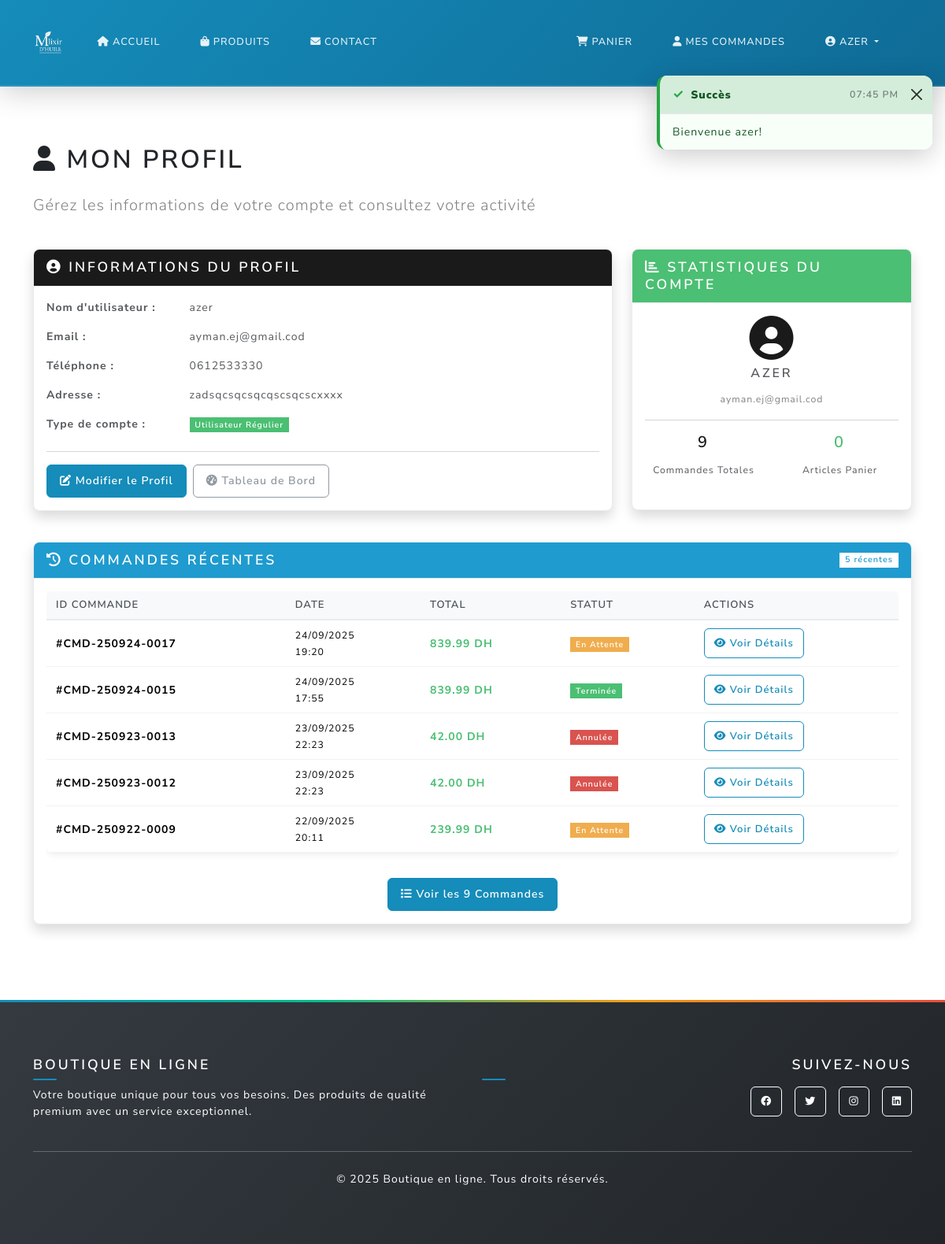
Before: /profile (signed in) with the older database file.
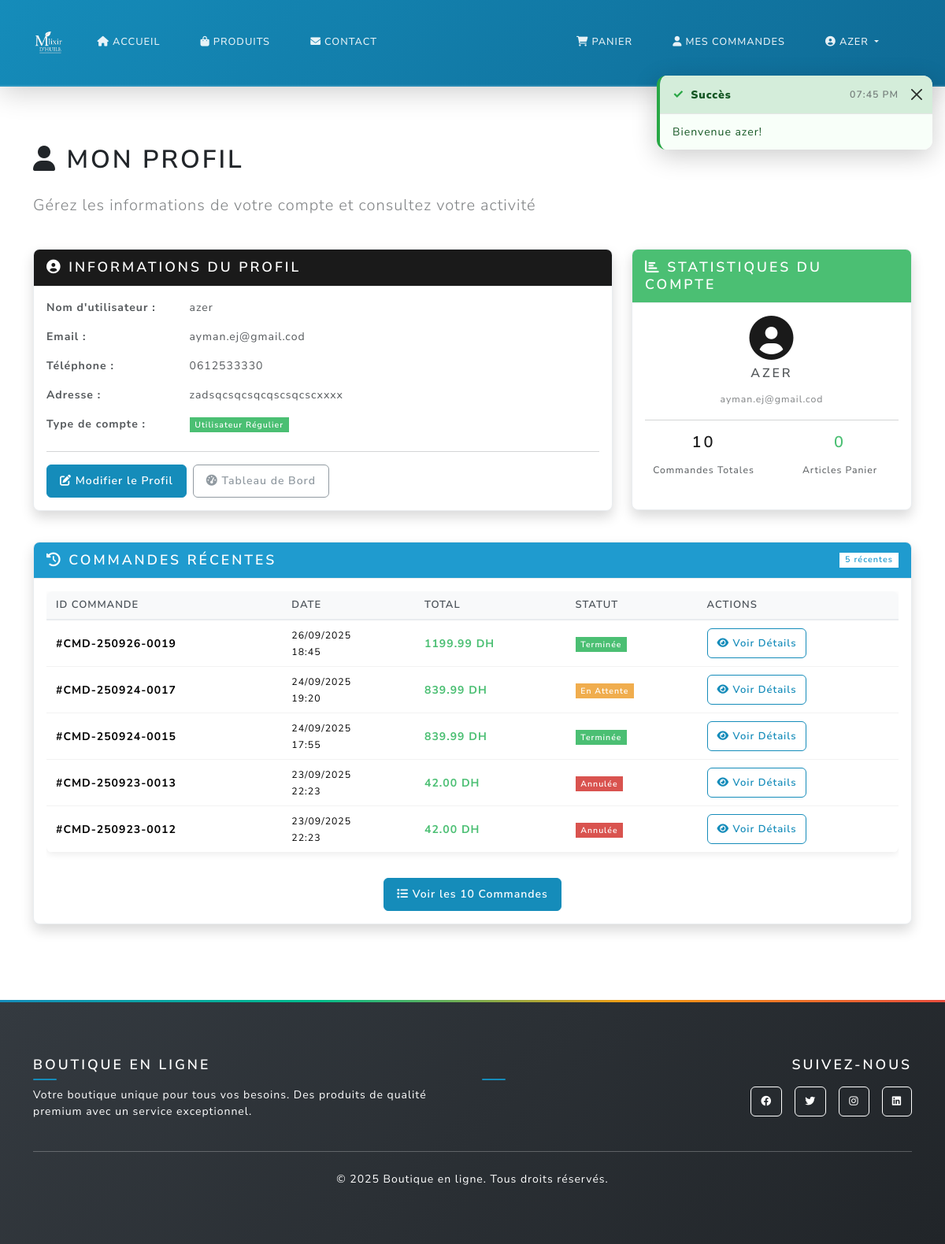
After: the same page with the newer database file.
### main.py (models this page shows, shortened)
class Order(db.Model):
    id = db.Column(db.Integer, primary_key=True)
    user_id = db.Column(db.Integer, db.ForeignKey('user.id'), nullable=False)
    total = db.Column(db.Float, nullable=False)
    status = db.Column(db.String(20), default='pending')
    created_at = db.Column(db.DateTime, default=db.func.current_timestamp())
    @property
    def title(self):
        if self.created_at:
            date_str = self.created_at.strftime('%y%m%d')
            return f"CMD-{date_str}-{str(self.id).zfill(4)}"
        return f"CMD-{str(self.id).zfill(4)}"

### main.py (the view)
@app.route('/profile')
@login_required
def profile():
    orders_count = Order.query.filter_by(user_id=current_user.id).count()
    recent_orders = Order.query.filter_by(user_id=current_user.id)\
        .order_by(Order.created_at.desc()).limit(5).all()
    return render_template('profile.html',
                         user=current_user,
                         orders_count=orders_count,
                         recent_orders=recent_orders)

### main.py (called while the page is built, shortened)
@login_manager.user_loader
def load_user(user_id):
    return User.query.get(int(user_id))

@app.context_processor
def inject_toast_messages():
    toast_message = session.pop('toast_message', None)
    toast_type = session.pop('toast_type', None)
    return {
        'toast_message': toast_message,
        'toast_type': toast_type or 'info'
    }

@app.context_processor
def inject_cart_count():
    if current_user.is_authenticated:
        try:
            from sqlalchemy import inspect
            inspector = inspect(db.engine)
            if 'cart' in inspector.get_table_names():
                cart_count = Cart.query.filter_by(user_id=current_user.id).count()
                cart_total_quantity = db.session.query(db.func.sum(Cart.quantity))\
                    .filter_by(user_id=current_user.id).scalar() or 0
                return {
                    'cart_count': cart_count,
                    'cart_total_quantity': int(cart_total_quantity)
                }
        except Exception:
            pass
    return {'cart_count': 0, 'cart_total_quantity': 0}

def get_shipping_settings():
    settings = ShippingSettings.query.first()
    return settings

### templates/profile.html (shortened to what the changed rows need)
{% extends "base.html" %}
{% block content %}
<div class="container py-4">
  <div class="row">
    <div class="col-12">
      <h1 class="mb-4"><i class="fas fa-user"></i> Mon Profil</h1>
    </div>
  </div>
  <div class="row mb-4">
    <div class="col-md-4">
      <div class="card shadow">
        <div class="card-body">
          <div class="row text-center">
            <div class="col-6">
              <h4 class="text-primary">{{ orders_count|default(0) }}</h4>
              <small>Commandes Totales</small>
            </div>
          </div>
        </div>
      </div>
    </div>
  </div>
  <div class="row">
    <div class="col-12">
      <div class="card shadow">
        <div class="card-body">
          {% if recent_orders %}
          <div class="table-responsive">
            <table class="table table-hover">
              <thead>
                <tr>
                  <th>ID Commande</th>
                  <th>Date</th>
                  <th>Total</th>
                  <th>Statut</th>
                  <th>Actions</th>
                </tr>
              </thead>
              <tbody>
                {% for order in recent_orders %}
                <tr>
                  <td><strong>#{{ order.title }}</strong></td>
                  <td>
                    <small>
                      {{ order.created_at.strftime('%d/%m/%Y') if order.created_at else 'N/A' }}<br>
                      {{ order.created_at.strftime('%H:%M') if order.created_at else '' }}
                    </small>
                  </td>
                  <td><strong class="text-success">{{ "%.2f"|format(order.total) }} DH</strong></td>
                  <td>
                    {% if order.status == 'pending' %}
                      <span class="badge bg-warning">En Attente</span>
                    {% elif order.status == 'processing' %}
                      <span class="badge bg-info">En Cours</span>
                    {% elif order.status == 'shipped' %}
                      <span class="badge bg-primary">Expédiée</span>
                    {% elif order.status == 'delivered' %}
                      <span class="badge bg-success">Livrée</span>
                    {% elif order.status == 'completed' %}
                      <span class="badge bg-success">Terminée</span>
                    {% elif order.status == 'cancelled' %}
                      <span class="badge bg-danger">Annulée</span>
                    {% else %}
                      <span class="badge bg-secondary">{{ order.status.title() }}</span>
                    {% endif %}
                  </td>
                  <td>
                    <a href="{{ url_for('order_detail', order_id=order.id) }}"
                       class="btn btn-sm btn-outline-primary">
                      <i class="fas fa-eye"></i> Voir Détails
                    </a>
                  </td>
                </tr>
                {% endfor %}
              </tbody>
            </table>
          </div>
          {% if orders_count > 5 %}
          <div class="text-center mt-3">
            <a href="{{ url_for('dashboard') }}" class="btn btn-primary">
              <i class="fas fa-list"></i> Voir les {{ orders_count }} Commandes
            </a>
          </div>
          {% endif %}
          {% endif %}
        </div>
      </div>
    </div>
  </div>
</div>
{% endblock %}

Changed rows visible on the page:
no longer on this page (row unchanged): Order: title "CMD-250922-0009", created_at "22/09/2025", created_at "20:11", total "239.99", status "En Attente"
added Order: title "CMD-250926-0019", created_at "26/09/2025", created_at "18:45", total "1199.99", status "Terminée"
Other visible differences:
{{ orders_count|default(0) }}: "9" → "10"
{{ orders_count }}: "9" → "10"
